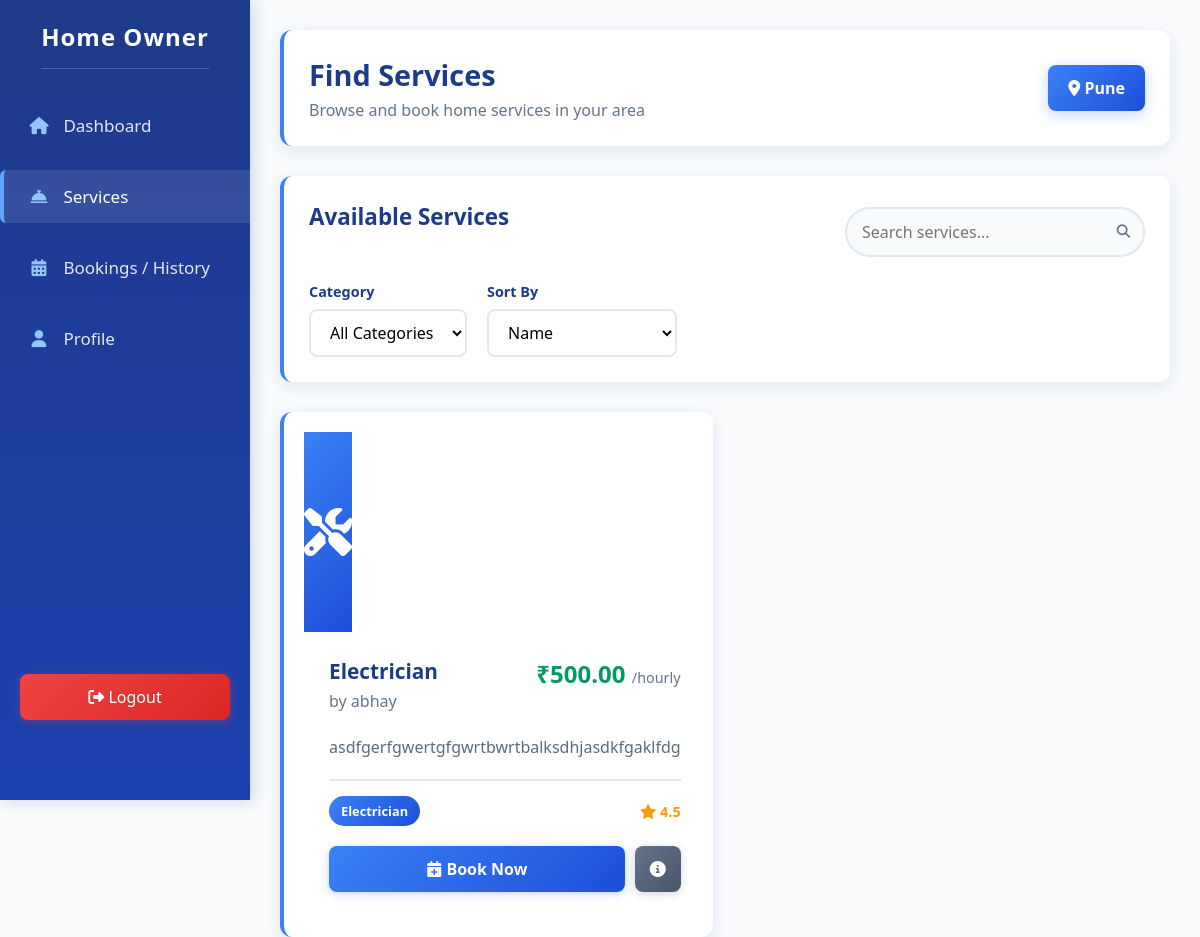
The app's page /user/home_owner/services.php (signed in) with its own data.
### tables this page shows
CREATE TABLE `user` (
  `id` int(11) NOT NULL,
  `user_name` varchar(25) NOT NULL,
  `email` varchar(50) NOT NULL,
  `password` varchar(25) NOT NULL,
  `phone` int(11) NOT NULL,
  `city` varchar(50) NOT NULL,
  `address` varchar(150) NOT NULL
);

CREATE TABLE `service_provider` (
  `id` varchar(30) NOT NULL,
  `user_name` varchar(25) DEFAULT NULL,
  `email` varchar(25) DEFAULT NULL,
  `password` varchar(25) DEFAULT NULL,
  `description` varchar(500) DEFAULT NULL,
  `file` varchar(150) DEFAULT NULL,
  `photo` varchar(150) DEFAULT NULL,
  `status` varchar(10) NOT NULL,
  `category` varchar(100) NOT NULL,
  `per` varchar(20) NOT NULL,
  `title` varchar(50) NOT NULL,
  `service_description` varchar(500) NOT NULL,
  `area` varchar(250) NOT NULL,
  `rate` double NOT NULL
);

### user/home_owner/services.php (the view, shortened to what this page needs)
<?php
    include '../../include/conn/conn.php';
    $user_id = $_SESSION['user']['id'];
    $user_query = "SELECT * FROM user WHERE id = $user_id";
    $user_result = mysqli_query($conn, $user_query);
    $user_data = mysqli_fetch_assoc($user_result);
    $user_city = $user_data['city'];
    $category_filter = isset($_GET['category']) ? $_GET['category'] : 'all';
    $search_query = isset($_GET['search']) ? $_GET['search'] : '';
    $sort_by = isset($_GET['sort']) ? $_GET['sort'] : 'name';
    $services_query = "
        SELECT * FROM service_provider
        WHERE status = 'approved'
    ";
    switch ($sort_by) {
        case 'name':
            $services_query .= " ORDER BY user_name ASC";
            break;
    }
    $services_result = mysqli_query($conn, $services_query);
?>
<!DOCTYPE html>
<html lang="en">
<head>
    <link rel="stylesheet" href="../../include/css/user_dashboard.css">
    <link rel="stylesheet" href="https://cdnjs.cloudflare.com/ajax/libs/font-awesome/6.4.0/css/all.min.css">
</head>
<body>
    <div class="sidebar">
        <h3>Home Owner</h3>
        <div class="sidebar-nav">
            <a href="index.php"><i class="fas fa-home"></i> <span>Dashboard</span></a>
            <a href="#" class="active"><i class="fas fa-concierge-bell"></i> <span>Services</span></a>
            <a href="bookings.php"><i class="fas fa-calendar-alt"></i> <span>Bookings / History</span></a>
            <a href="profile.php"><i class="fas fa-user"></i> <span>Profile</span></a>
        </div>
        <form action="" method="post">
            <button type="submit" class="logout-btn" name="logout"><i class="fas fa-sign-out-alt"></i> <span>Logout</span></button>
        </form>
    </div>
    <div class="main-content">
        <div class="header">
            <div class="welcome">
                <h1>Find Services</h1>
                <p>Browse and book home services in your area</p>
            </div>
            <div class="date-display">
                <i class="fas fa-map-marker-alt"></i> <?php echo htmlspecialchars($user_city); ?>
            </div>
        </div>
        <div class="filters-section">
            <div class="filters-header">
                <h2>Available Services</h2>
                <form method="get" class="search-box">
                    <input type="text" name="search" placeholder="Search services..." value="<?php echo htmlspecialchars($search_query); ?>">
                    <button type="submit" class="search-btn">
                        <i class="fas fa-search"></i>
                    </button>
                </form>
            </div>
            <form method="get" class="filters-row">
                <div class="filter-group">
                    <label for="category">Category</label>
                    <select name="category" id="category" class="filter-select" onchange="this.form.submit()">
                        <option value="all" <?php echo $category_filter === 'all' ? 'selected' : ''; ?>>All Categories</option>
                    </select>
                </div>
                <div class="filter-group">
                    <label for="sort">Sort By</label>
                    <select name="sort" id="sort" class="filter-select" onchange="this.form.submit()">
                        <option value="name" <?php echo $sort_by === 'name' ? 'selected' : ''; ?>>Name</option>
                    </select>
                </div>
            </form>
        </div>
        <div class="services-grid">
            <?php if(mysqli_num_rows($services_result) > 0): ?>
                <?php while($service = mysqli_fetch_assoc($services_result)): ?>
                    <div class="service-card">
                        <div class="service-image">
                            <?php
                                $icons = [
                                    'electrical' => 'fas fa-bolt',
                                    'plumbing' => 'fas fa-faucet',
                                    'cleaning' => 'fas fa-broom',
                                    'painting' => 'fas fa-paint-roller',
                                    'carpentry' => 'fas fa-hammer',
                                    'gardening' => 'fas fa-leaf',
                                    'default' => 'fas fa-tools'
                                ];
                                $icon = $icons[strtolower($service['category'])] ?? $icons['default'];
                            ?>
                            <i class="<?php echo $icon; ?>"></i>
                        </div>
                        <div class="service-content">
                            <div class="service-header">
                                <div>
                                    <h3 class="service-title"><?php echo htmlspecialchars($service['title']); ?></h3>
                                    <p class="service-provider">by <?php echo htmlspecialchars($service['user_name']); ?></p>
                                </div>
                                <div class="service-price">
                                    ₹<?php echo number_format($service['rate'], 2); ?>
                                    <span>/<?php echo htmlspecialchars($service['per']); ?></span>
                                </div>
                            </div>
                            <p class="service-description">
                                <?php echo htmlspecialchars($service['service_description']); ?>
                            </p>
                            <div class="service-meta">
                                <span class="service-category"><?php echo ucfirst(htmlspecialchars($service['category'])); ?></span>
                                <span class="service-rating">
                                    <i class="fas fa-star"></i> 4.5
                                </span>
                            </div>
                            <div class="service-actions">
                                <button class="btn-primary" onclick="openBookingModal(
                                    '<?php echo $service['id']; ?>',
                                    '<?php echo htmlspecialchars(addslashes($service['title'])); ?>',
                                    '<?php echo htmlspecialchars(addslashes($service['user_name'])); ?>',
                                    <?php echo $service['rate']; ?>,
                                    '<?php echo htmlspecialchars($service['per']); ?>'
                                )">
                                    <i class="fas fa-calendar-plus"></i> Book Now
                                </button>
                                <button class="btn-secondary" onclick="openProviderModal(
                                    '<?php echo $service['id']; ?>',
                                    '<?php echo htmlspecialchars(addslashes($service['user_name'])); ?>',
                                    '<?php echo htmlspecialchars(addslashes($service['title'])); ?>',
                                    `<?php echo htmlspecialchars($service['service_description']); ?>`,
                                    `<?php echo htmlspecialchars($service['description'] ?? 'No description available.'); ?>`,
                                    '<?php echo htmlspecialchars($service['area']); ?>',
                                    '<?php echo htmlspecialchars($service['category']); ?>',
                                    <?php echo $service['rate']; ?>,
                                    '<?php echo htmlspecialchars($service['per']); ?>'
                                )">
                                    <i class="fas fa-info-circle"></i>
                                </button>
                            </div>
                        </div>
                    </div>
                <?php endwhile; ?>
            <?php endif; ?>
        </div>
    </div>
</body>
</html>

### include/css/user_dashboard.css (style rules this page uses)
body { background: #f0f2f5; font-family: Arial, sans-serif; margin: 0; padding: 0; display: flex; }
.sidebar { width: 230px; background: #1a237e; color: #fff; min-height: 100vh; padding: 40px 0 0 0; display: flex; flex-direction: column; align-items: center; position: fixed; left: 0; top: 0; box-shadow: 2px 0 8px rgba(0,0,0,0.07); }
.sidebar h3 { margin-bottom: 40px; font-size: 22px; font-weight: bold; letter-spacing: 1px; }
.sidebar-nav { width: 100%; display: flex; flex-direction: column; gap: 18px; margin-bottom: 40px; }
.sidebar-nav a { color: #fff; text-decoration: none; font-size: 17px; padding: 12px 30px; border-radius: 6px 0 0 6px; transition: background 0.2s; display: block; }
.sidebar-nav a.active, .sidebar-nav a:hover { background: #283593; }
.logout-btn { position: absolute; bottom: 80px; left: 50%; transform: translateX(-50%); padding: 10px 30px; background: #d32f2f; color: #fff; border: none; border-radius: 6px; font-size: 16px; cursor: pointer; transition: background 0.2s; width: 90%; }
h2 { color: #1a237e; margin-bottom: 30px; text-align: center; }
.service-card { background: #f8f9fa; border-radius: 8px; padding: 20px; box-shadow: 0 2px 8px rgba(0,0,0,0.06); display: flex; flex-direction: column; align-items: flex-start; }
.service-title { font-size: 18px; font-weight: bold; color: #283593; margin-bottom: 6px; }
.service-provider { font-size: 15px; color: #444; margin-bottom: 8px; }

### records on screen
user: city "Pune"
service_provider: title "Electrician", user_name "abhay", rate "500.00", per "hourly", service_description "asdfgerfgwertgfgwrtbwrtbalksdhjasdkfgaklfdg", category "Electrician"
